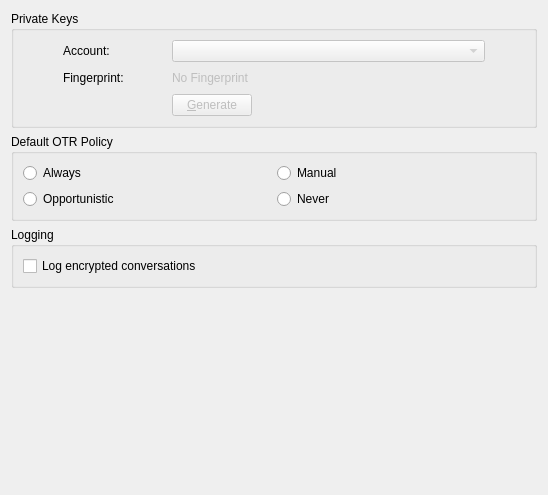
<?xml version="1.0" encoding="UTF-8"?>
<ui version="4.0">
 <class>OTRConfigUi</class>
 <widget class="QWidget" name="OTRConfigUi">
  <property name="geometry">
   <rect>
    <x>0</x>
    <y>0</y>
    <width>548</width>
    <height>495</height>
   </rect>
  </property>
  <property name="windowTitle">
   <string>OTR Preferences</string>
  </property>
  <layout class="QGridLayout">
   <item row="0" column="0">
    <layout class="QGridLayout" name="mainLayout">
     <item row="3" column="0">
      <widget class="QGroupBox" name="gbPolicy">
       <property name="title">
        <string>Default OTR Policy</string>
       </property>
       <layout class="QGridLayout">
        <item row="0" column="0">
         <widget class="QRadioButton" name="rbAlways">
          <property name="toolTip">
           <string>Always encrypt messages</string>
          </property>
          <property name="text">
           <string>Always</string>
          </property>
          <property name="checked">
           <bool>false</bool>
          </property>
          <attribute name="buttonGroup">
           <string notr="true">policyGroupButtons</string>
          </attribute>
         </widget>
        </item>
        <item row="1" column="0">
         <widget class="QRadioButton" name="rbOpportunistic">
          <property name="toolTip">
           <string>Automatically encrypt messages if the other side supports OTR</string>
          </property>
          <property name="text">
           <string>Opportunistic</string>
          </property>
          <attribute name="buttonGroup">
           <string notr="true">policyGroupButtons</string>
          </attribute>
         </widget>
        </item>
        <item row="0" column="1">
         <widget class="QRadioButton" name="rbManual">
          <property name="toolTip">
           <string>Encrypt messages if the other side requests an OTR connection</string>
          </property>
          <property name="text">
           <string>Manual</string>
          </property>
          <property name="checked">
           <bool>false</bool>
          </property>
          <attribute name="buttonGroup">
           <string notr="true">policyGroupButtons</string>
          </attribute>
         </widget>
        </item>
        <item row="1" column="1">
         <widget class="QRadioButton" name="rbNever">
          <property name="toolTip">
           <string>Never encrypt messages</string>
          </property>
          <property name="text">
           <string>Never</string>
          </property>
          <attribute name="buttonGroup">
           <string notr="true">policyGroupButtons</string>
          </attribute>
         </widget>
        </item>
       </layout>
      </widget>
     </item>
     <item row="5" column="0">
      <spacer>
       <property name="orientation">
        <enum>Qt::Vertical</enum>
       </property>
       <property name="sizeHint" stdset="0">
        <size>
         <width>20</width>
         <height>161</height>
        </size>
       </property>
      </spacer>
     </item>
     <item row="4" column="0">
      <widget class="QGroupBox" name="gbLogging">
       <property name="title">
        <string>Logging</string>
       </property>
       <layout class="QGridLayout" name="gridLayout3">
        <item row="0" column="0">
         <widget class="QCheckBox" name="kcfg_cbLogEncrypted">
          <property name="toolTip">
           <string>Log messages during encrypted conversation</string>
          </property>
          <property name="text">
           <string>Log encrypted conversations</string>
          </property>
         </widget>
        </item>
       </layout>
      </widget>
     </item>
     <item row="0" column="0">
      <widget class="QGroupBox" name="gbFingerprints">
       <property name="enabled">
        <bool>true</bool>
       </property>
       <property name="sizePolicy">
        <sizepolicy hsizetype="Expanding" vsizetype="Fixed">
         <horstretch>0</horstretch>
         <verstretch>0</verstretch>
        </sizepolicy>
       </property>
       <property name="title">
        <string>Private Keys</string>
       </property>
       <layout class="QGridLayout">
        <item row="0" column="6">
         <spacer name="horizontalSpacer">
          <property name="orientation">
           <enum>Qt::Horizontal</enum>
          </property>
          <property name="sizeType">
           <enum>QSizePolicy::Minimum</enum>
          </property>
          <property name="sizeHint" stdset="0">
           <size>
            <width>40</width>
            <height>20</height>
           </size>
          </property>
         </spacer>
        </item>
        <item row="0" column="3" colspan="3">
         <widget class="QComboBox" name="cbAccounts">
          <property name="enabled">
           <bool>false</bool>
          </property>
          <property name="sizePolicy">
           <sizepolicy hsizetype="Expanding" vsizetype="Expanding">
            <horstretch>0</horstretch>
            <verstretch>0</verstretch>
           </sizepolicy>
          </property>
          <property name="maximumSize">
           <size>
            <width>400</width>
            <height>32767</height>
           </size>
          </property>
         </widget>
        </item>
        <item row="0" column="1">
         <widget class="QLabel" name="textLabel2">
          <property name="text">
           <string>Account:</string>
          </property>
          <property name="wordWrap">
           <bool>false</bool>
          </property>
         </widget>
        </item>
        <item row="1" column="1">
         <widget class="QLabel" name="label">
          <property name="text">
           <string>Fingerprint:</string>
          </property>
         </widget>
        </item>
        <item row="1" column="6">
         <spacer name="horizontalSpacer_2">
          <property name="orientation">
           <enum>Qt::Horizontal</enum>
          </property>
          <property name="sizeType">
           <enum>QSizePolicy::Minimum</enum>
          </property>
          <property name="sizeHint" stdset="0">
           <size>
            <width>40</width>
            <height>20</height>
           </size>
          </property>
         </spacer>
        </item>
        <item row="0" column="0">
         <spacer name="horizontalSpacer_3">
          <property name="orientation">
           <enum>Qt::Horizontal</enum>
          </property>
          <property name="sizeType">
           <enum>QSizePolicy::Minimum</enum>
          </property>
          <property name="sizeHint" stdset="0">
           <size>
            <width>40</width>
            <height>20</height>
           </size>
          </property>
         </spacer>
        </item>
        <item row="1" column="3" colspan="2">
         <widget class="QLabel" name="tlFingerprint">
          <property name="enabled">
           <bool>false</bool>
          </property>
          <property name="sizePolicy">
           <sizepolicy hsizetype="Preferred" vsizetype="Expanding">
            <horstretch>0</horstretch>
            <verstretch>0</verstretch>
           </sizepolicy>
          </property>
          <property name="frameShape">
           <enum>QFrame::NoFrame</enum>
          </property>
          <property name="text">
           <string>No Fingerprint</string>
          </property>
          <property name="alignment">
           <set>Qt::AlignVCenter</set>
          </property>
          <property name="wordWrap">
           <bool>false</bool>
          </property>
          <property name="textInteractionFlags">
           <set>Qt::LinksAccessibleByMouse|Qt::TextSelectableByMouse</set>
          </property>
         </widget>
        </item>
        <item row="2" column="3" colspan="3">
         <widget class="QPushButton" name="btGenFingerprint">
          <property name="enabled">
           <bool>false</bool>
          </property>
          <property name="sizePolicy">
           <sizepolicy hsizetype="Fixed" vsizetype="Expanding">
            <horstretch>0</horstretch>
            <verstretch>0</verstretch>
           </sizepolicy>
          </property>
          <property name="text">
           <string>&amp;Generate</string>
          </property>
         </widget>
        </item>
        <item row="2" column="6">
         <spacer name="horizontalSpacer_4">
          <property name="orientation">
           <enum>Qt::Horizontal</enum>
          </property>
          <property name="sizeType">
           <enum>QSizePolicy::Minimum</enum>
          </property>
          <property name="sizeHint" stdset="0">
           <size>
            <width>40</width>
            <height>20</height>
           </size>
          </property>
         </spacer>
        </item>
       </layout>
      </widget>
     </item>
    </layout>
   </item>
  </layout>
 </widget>
 <resources/>
 <connections/>
 <buttongroups>
  <buttongroup name="policyGroupButtons"/>
 </buttongroups>
</ui>
